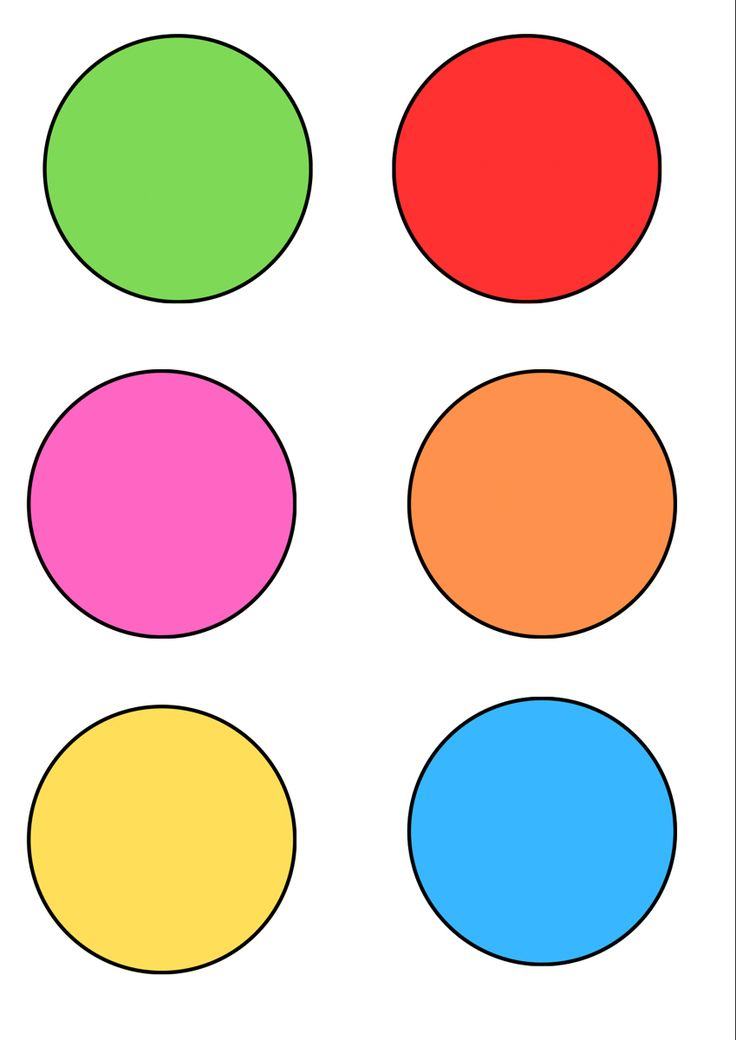
#> input picture resources/circles.jpg, 736 x 1040 px, given in place of the camera
$ python gorev15.py
#> lines starting #> are read from the running program, lines starting #| are printed output that depends on the picture; after the words box and inside, x2 and y2 are one past the last pixel; in counts of white or black regions, pixels touching at a corner belong together
import cv2
import numpy as np

def geri_cagirma(x):
    pass
cap = cv2.VideoCapture(0) #kamera getirilir

cv2.namedWindow("trackbars") #trackbars adında yeni pencere eklenir
cv2.resizeWindow("trackbars", 640, 540) #pencere yeniden boyutlandırılır
cv2.createTrackbar("hue min", "trackbars", 0, 179, geri_cagirma ) #trackbarlar max ve min değerleriyle oluşturulur
#> slider 'hue min' is set to 35
cv2.createTrackbar("hue max", "trackbars", 179, 179, geri_cagirma )
cv2.createTrackbar("sat min", "trackbars", 0, 255, geri_cagirma )
#> slider 'sat min' is set to 51
cv2.createTrackbar("sat max", "trackbars", 255, 255, geri_cagirma )
cv2.createTrackbar("value min", "trackbars", 0, 255, geri_cagirma )
#> slider 'value min' is set to 51
cv2.createTrackbar( "value max", "trackbars", 255, 255, geri_cagirma )


while True:
    success, img = cap.read()
#> img is the input picture: shape (1040, 736, 3); mean B, G, R 193.6, 205.2, 225.2
    img_hsv = cv2.cvtColor(img, cv2.COLOR_BGR2HSV) #hsv formatına dönüştürüldü
#> img_hsv: shape (1040, 736, 3); mean H, S, V 30.6, 79.5, 245.8
    h_min = cv2.getTrackbarPos("hue min", "trackbars") #trackbarlar oluşturulan pencereye eklenir
    h_max = cv2.getTrackbarPos("hue max", "trackbars")
    sat_min = cv2.getTrackbarPos("sat min", "trackbars")
    sat_max = cv2.getTrackbarPos("sat max", "trackbars")
    value_min = cv2.getTrackbarPos("value min", "trackbars")
    value_max = cv2.getTrackbarPos("value max", "trackbars")
    lower = np.array([h_min, sat_min, value_min])
    upper = np.array([h_max, sat_max, value_max])
    mask = cv2.inRange(img_hsv, lower, upper)
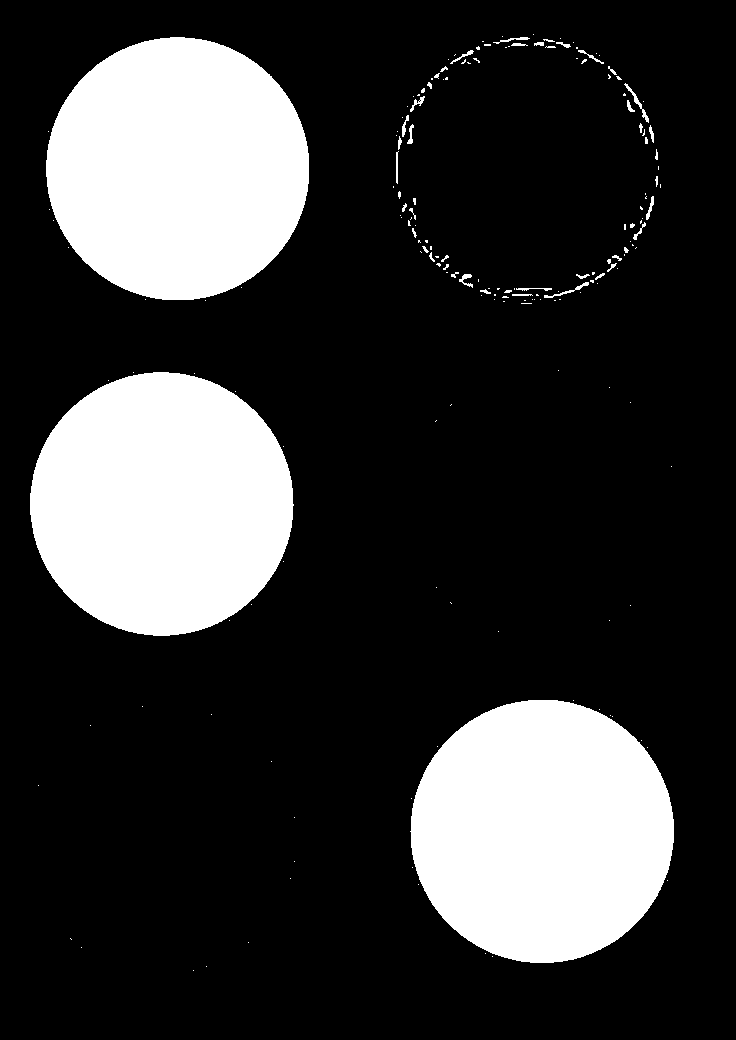
#> mask: shape (1040, 736); 21.7% white; 186 white regions (143 under 20 px), largest, box (x1, y1, x2, y2) and area: (30, 372, 294, 636) 54519, (410, 700, 674, 963) 54509, (46, 37, 309, 300) 54393
    result = cv2.bitwise_and(img,img, mask= mask)
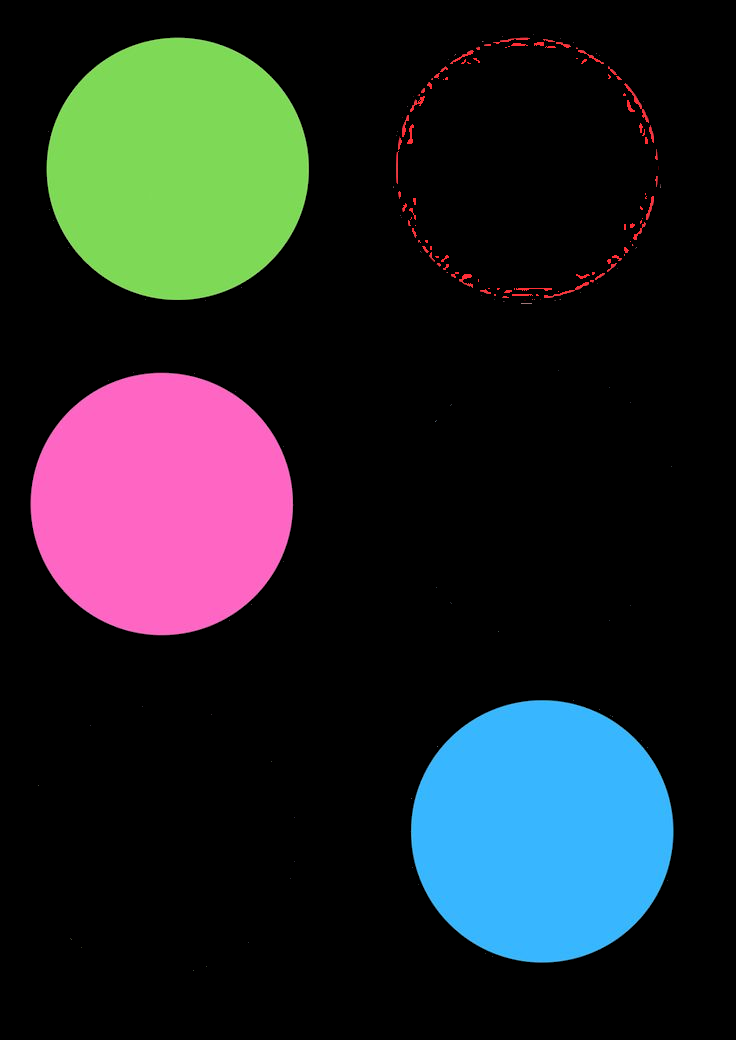
#> result: shape (1040, 736, 3); mean B, G, R 38, 35.5, 31.6
    cv2.imshow("trackbars", result)
    #29,73,165 / 57, 224, 225

    if cv2.waitKey(1 ) & 0xFF == ord('q'):
#> (key q is pressed here)
        break
